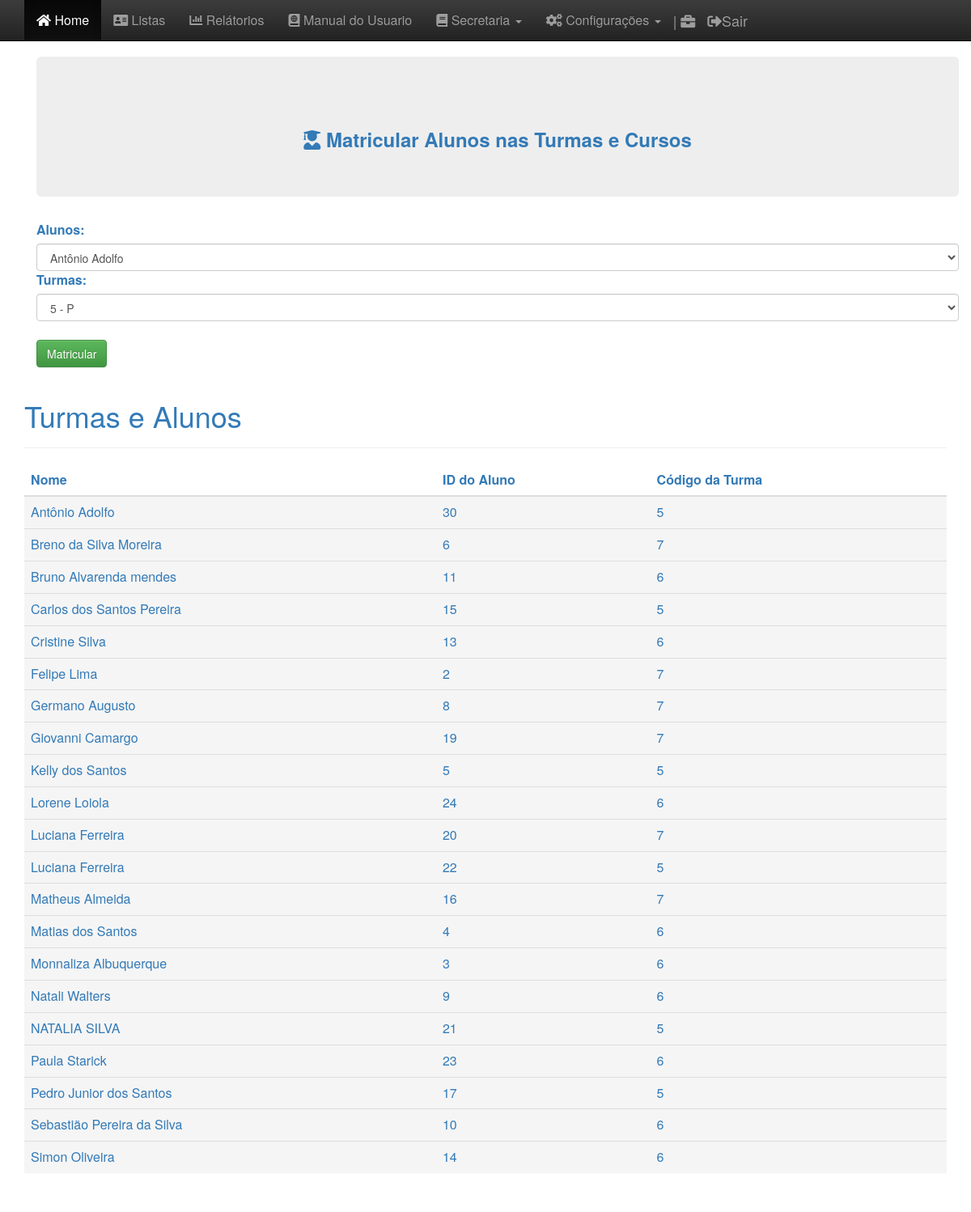
/sga/aturmar_alunos.php, run on the app's committed database.
### tables this page shows
CREATE TABLE `aluno` (
  `cod_aluno` int(11) NOT NULL,
  `matricula` varchar(10) NOT NULL,
  `nome` varchar(50) NOT NULL,
  `telefone` varchar(14) NOT NULL,
  `cod_turma` int(11) DEFAULT NULL
);

CREATE TABLE `turma` (
  `cod_turma` int(11) NOT NULL,
  `letra` varchar(1) NOT NULL,
  `periodo` int(11) NOT NULL,
  `cod_curso` int(11) NOT NULL,
  `ano` int(11) NOT NULL,
  `semestre` int(11) NOT NULL,
  `nome_curso` varchar(56) DEFAULT NULL
);

### sga/aturmar_alunos.php (the view, shortened to what this page needs)
<!DOCTYPE html>
<html lang="pt-br">
<head>
  <link href="css/bootstrap.min.css" rel="stylesheet">
  <link href="bootstrap-theme.min.css" rel="stylesheet">
  <link href="theme.css" rel="stylesheet">
  <link rel="stylesheet" href="https://use.fontawesome.com/releases/v5.4.2/css/all.css"
>
  <link href="css/ie10-viewport-bug-workaround.css" rel="stylesheet">
</head>
<body role="document">
  <?php
  		include_once("menu_admin2.php");
  	?>
  <div class="container theme-showcase" role="main">
    <div class="container theme-showcase" role="main">
      <div class="jumbotron">
        <section class="sombra">
          <hr>
          <CENTER>
            <h3><strong> <i class="fas fa-user-graduate"></i> Matricular Alunos nas Turmas e Cursos</strong> </h3>
          </CENTER>
        </section>
        <a class="navbar-brand">
          <a class="navbar-brand"></a>
      </div>
      <form method="POST" action="aturmar3.php">
        <?php
         include "conexao.php";
        $sql = 'SELECT * FROM aluno ORDER BY nome';
        $resultado = mysqli_query($con, $sql) ;
                                                ?>
        <label for="status">Alunos: </label>
        <select class="form-control" name="cod_aluno">
          <?php foreach($resultado as $dado) : ?>
          <option value="<?=$dado['cod_aluno']?>">
            <?=$dado['nome']?>
          </option>
          <?php endforeach; ?>
        </select>
        <?php
          $sql = 'SELECT * FROM turma ORDER BY cod_turma';
          $resultado = mysqli_query($con, $sql) ;
        ?>
        <label for="status">Turmas: </label>
        <select class="form-control" name="cod_turma">
          <?php foreach($resultado as $dado) : ?>
          <option value="<?=$dado['cod_turma']?>">
            <?=$dado['cod_turma']?> - <?=$dado['letra']?>
          </option>
          <?php endforeach; ?>
        </select>
        <br>
        <input type="submit" name="btnCadUsuario" value="Matricular" class="btn btn-success">
      </form>
    </div>
  </div>
  </main><div class="container theme-showcase" role="main">
    <div class="page-header">
        <h1>Turmas e Alunos </h1>
    </div>
    <div class="row">
        <div class="col-md-12">
            <table class="table table-dark">
                <thead class="thead-dark">
                    <tr>
                        <th>Nome</th>
                        <th>ID do Aluno</th>
                        <th>Código da Turma</th>
                    </tr>
                </thead>
                <tbody>
                      <?php
                        include"conexao.php";
                        $sql = 'SELECT * FROM aluno, turma WHERE aluno.cod_turma = turma.cod_turma ORDER BY aluno.nome';
                        $resultado = mysqli_query($con, $sql) ;
                      ?>
                <tbody>
                    <?php foreach($resultado as $dado) : ?>
                    <tr class="active">
                        <td>
                            <?=$dado['nome']?>
                        </td>
                        <td>
                            <?=$dado['cod_aluno']?>
                        </td>
                        <td>
                            <?=$dado['cod_turma']?>
                        </td>
                    </tr>
                    <?php endforeach; ?>
        </div>
    </div>
</div>
</body>
</html>

### sga/css/theme.css (style rules this page uses)
body { padding-top: 70px; padding-bottom: 30px; }

### data on the page
aluno: nome "Antônio Adolfo", cod_aluno "30", cod_turma.cod_turma "5"
aluno: nome "Breno da Silva Moreira", cod_aluno "6", cod_turma.cod_turma "7"
aluno: nome "Bruno Alvarenda mendes", cod_aluno "11", cod_turma.cod_turma "6"
aluno: nome "Carlos dos Santos Pereira", cod_aluno "15", cod_turma.cod_turma "5"
aluno: nome "Cristine Silva", cod_aluno "13", cod_turma.cod_turma "6"
aluno: nome "Felipe Lima", cod_aluno "2", cod_turma.cod_turma "7"
aluno: nome "Germano Augusto", cod_aluno "8", cod_turma.cod_turma "7"
aluno: nome "Giovanni Camargo", cod_aluno "19", cod_turma.cod_turma "7"
aluno: nome "Kelly dos Santos", cod_aluno "5", cod_turma.cod_turma "5"
aluno: nome "Lorene Loiola", cod_aluno "24", cod_turma.cod_turma "6"
aluno: nome "Luciana Ferreira", cod_aluno "20", cod_turma.cod_turma "7"
aluno: nome "Luciana Ferreira", cod_aluno "22", cod_turma.cod_turma "5"
aluno: nome "Matheus Almeida", cod_aluno "16", cod_turma.cod_turma "7"
aluno: nome "Matias dos Santos", cod_aluno "4", cod_turma.cod_turma "6"
aluno: nome "Monnaliza Albuquerque", cod_aluno "3", cod_turma.cod_turma "6"
aluno: nome "Natali Walters", cod_aluno "9", cod_turma.cod_turma "6"
aluno: nome "NATALIA SILVA", cod_aluno "21", cod_turma.cod_turma "5"
aluno: nome "Paula Starick", cod_aluno "23", cod_turma.cod_turma "6"
aluno: nome "Pedro Junior dos Santos", cod_aluno "17", cod_turma.cod_turma "5"
aluno: nome "Sebastião Pereira da Silva", cod_aluno "10", cod_turma.cod_turma "6"
aluno: nome "Simon Oliveira", cod_aluno "14", cod_turma.cod_turma "6"

### other printed values
form field cod_aluno "Antônio Adolfo"
form field cod_turma "5 - P"
